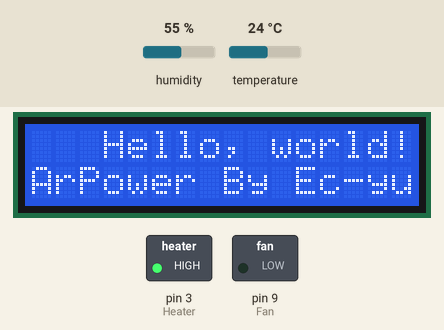
Simulated run of this sketch. Board: Arduino Uno, built with avr-gcc and run on an emulated ATmega328P. Parts: 16×2 character LCD, switched loads named in the sketch (green lamp = pin HIGH). Dashed ring = blinking. Inputs (shaded band) come from the test bench; at power-on: humidity 55 %, temperature 24 °C. The local clock reads 2024-03-15 10:24:30 at power-on unless the sketch sets it; storage starts empty; what the sketch prints to the serial monitor is not drawn.

Above: at 1.4 s.
1.5 s: humidity set to 58 %
4.7 s: humidity set to 61 %
At 8.3 s:
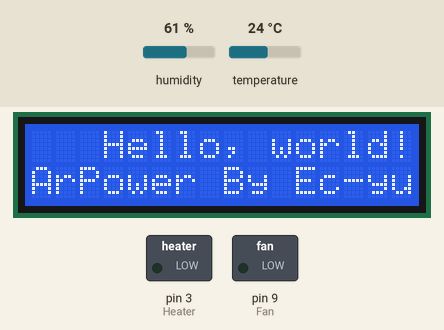
11.0 s: temperature set to 36.5 °C
13.9 s: temperature set to 37.5 °C
At 14.11 s:
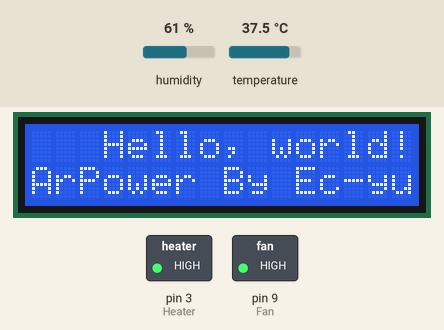
20.2 s: humidity set to 22 %
At 20.59 s:
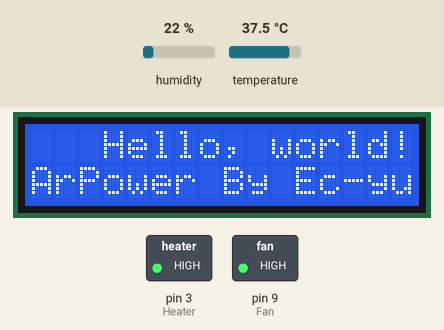
23.1 s: temperature set to 12 °C
At 24.9 s:
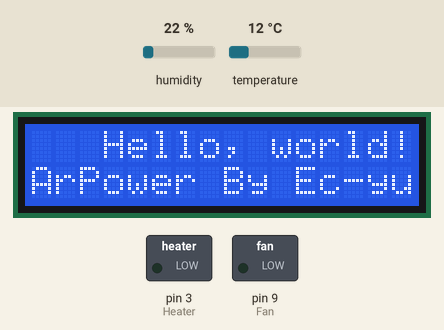
Timing chart, 0 to 26.4 s (numbered marks = the images above; inputs shaded):
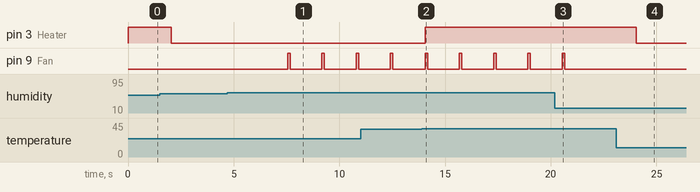

Measured:
- the behaviour switches between 59 and 60 % on humidity (found by bisection; images 0 and 1)
- the behaviour switches between 37 and 37.1 °C on temperature (found by bisection; images 1 and 2)
- after the input at 4.7 s, pin 9 (Fan): alternates HIGH for 0.12 s and LOW for 1.5 s, starting after 2.9 s
- after the input at 13.9 s, pin 3 (Heater): LOW → HIGH after 0.15 s
- after the input at 20.2 s, pin 9 (Fan): goes on until 20.7 s, then stays LOW
- after the input at 23.1 s, pin 3 (Heater): HIGH → LOW after 0.96 s

The sketch:

myExprimentForTempAndHumidity.ino
```cpp
#include <Wire.h>
#include <AHTxx.h>
#include <SPI.h>
#include <SdFat.h>
#include <LiquidCrystal_I2C.h>
#include "RTClib.h"


RTC_DS1307 rtc;
char daysOfTheWeek[7][12] = {"Sunday", "Monday", "Tuesday", "Wednesday", "Thursday", "Friday", "Saturday"};

LiquidCrystal_I2C lcd(0x27,16,2);  // set the LCD address to 0x27 for a 16 chars and 2 line display

//TODO : after millis end, error because variables not updated (probably, think)
void FanTurnOn();//SD Card not insert cause to always Fan run (2 second) and run tempDuration middle of two mode previousTimeFanSpeed and previousTimeFanAction
void initializeSDCard();
void dateTime(uint16_t* date, uint16_t* time);

//pins 11,12,13,4 for SPI
//pins A4,A5 for I2C
//pins not used 2,5,6,7,10

//Buzzer
#define Buzzer 8
//Heater
#define Heater 3
//Fan
#define Fan 9
bool FanTurnOnStatus = false;
bool turnOn = true;
//DataLogger
SdFat SD;
#define chipSelectSD 2
bool createNewFile = true;
int dataLogNumberFile = 1;
String dataLogTargetDirectory = "dataLog/";
String dataLogFileName = "log";
String dataLogFileFormat = ".csv";
String fileName = "";

//test
int durationUpdate = 2000;
unsigned long previousMillis = 0;
unsigned long currentMillis = 0;

//Turn OFF_ON Rapidly Fan
int durationFanSpeedUpdate = 100;
int durationFanActionUpdate = 1500;
unsigned long previousTimeFanSpeed = 0;
unsigned long previousTimeFanAction = 0;
bool firstRunFanSpeed = true;
bool firstRunFanAction = true;

//for Sensor
float temperature;
float humidity;
float baseLineTemp = 37;
float baseLineHumidity = 60;
AHTxx aht10(AHTXX_ADDRESS_X38, AHT1x_SENSOR); //sensor address, sensor type

unsigned int year = 2023;
byte month = 04;
byte day = 28;
byte hour = 16;
byte minute = 30;
byte second = 0;

void setup()
{
  Serial.begin(9600);
  pinMode(Heater, OUTPUT);
  pinMode(Fan, OUTPUT);

  digitalWrite(Heater,HIGH);

  // Pins D9 and D10 - 15.6 kHz 10bit
  TCCR1A = 0b00000011; // 10bit
  TCCR1B = 0b00001001; // x1 fast pwm

  while (aht10.begin() != true)
  {
    Serial.println(F("AHT1x not connected or fail to load calibration coefficient"));
    delay(2000);
  }

  SdFile::dateTimeCallback(dateTime);
  initializeSDCard();

  lcd.init();                      // initialize the lcd
  lcd.init();
  // Print a message to the LCD.
  lcd.backlight();
  lcd.setCursor(3,0);
  lcd.print("Hello, world!");
  lcd.setCursor(2,1);
  lcd.print("Ywrobot Arduino!");
   lcd.setCursor(0,2);
  lcd.print("Arduino LCM IIC 2004");
   lcd.setCursor(2,3);
  lcd.print("Power By Ec-yuan!");

    if (! rtc.begin()) {
    Serial.println("Couldn't find RTC");
    Serial.flush();
    while (1) delay(10);
  }

  if (! rtc.isrunning()) {
    Serial.println("RTC is NOT running, let's set the time!");
    // When time needs to be set on a new device, or after a power loss, the
    // following line sets the RTC to the date & time this sketch was compiled
    rtc.adjust(DateTime(F(__DATE__), F(__TIME__)));
    // This line sets the RTC with an explicit date & time, for example to set
    // January 21, 2014 at 3am you would call:
    // rtc.adjust(DateTime(2014, 1, 21, 3, 0, 0));
  }
}
void loop()
{
  currentMillis = millis();

  if (FanTurnOnStatus)
    FanTurnOn();

  if (currentMillis - previousMillis >= durationUpdate)
  {
    previousMillis = currentMillis;

    temperature = aht10.readTemperature(); //read 6-bytes via I2C, takes 80 milliseconds
    //humidity = aht10.readHumidity(); //read another 6-bytes via I2C, takes 80 milliseconds
    humidity = aht10.readHumidity(AHTXX_USE_READ_DATA); //takes 0 milliseconds
    //humidity = 60;
    if (temperature != AHTXX_ERROR) //AHTXX_ERROR = 255, library returns 255 if error occurs
    {
      //if(Serial.available())
      //{
      Serial.print("\t");
      Serial.print(String(temperature));
      Serial.print(" ");
      Serial.println(String(humidity));
      //}
    DateTime now = rtc.now();

    Serial.print(now.year(), DEC);
    Serial.print('/');
    Serial.print(now.month(), DEC);
    Serial.print('/');
    Serial.print(now.day(), DEC);
    Serial.print(now.hour(), DEC);
    Serial.print(':');
    Serial.print(now.minute(), DEC);
    Serial.print(':');
    Serial.print(now.second(), DEC);
    Serial.println();

    Serial.println();
      File dataFile = SD.open(fileName, FILE_WRITE);
      if (dataFile)
      {
        dataFile.println(String(temperature) + "," + String(humidity));
        dataFile.close();
      }
      else
      {
        //Serial.println("error opening " + fileName);
        initializeSDCard();
      }
      if (temperature > baseLineTemp)
        digitalWrite(Heater, HIGH);
      else
        digitalWrite(Heater, LOW);

      if (humidity > baseLineHumidity - 1)
      {
        FanTurnOnStatus = true;
      }
      else
      {
        analogWrite(Fan, 0);
        FanTurnOnStatus = false;
        turnOn = true;
      }
    }
  }
}


void dateTime(uint16_t* date, uint16_t* time)
{
  *date = FAT_DATE(year, month, day);
  *time = FAT_TIME(hour, minute, second);
}
void initializeSDCard()
{
  if (SD.begin(chipSelectSD))
  {
    SD.mkdir(dataLogTargetDirectory);
    while (true)
    {
      if (dataLogNumberFile != 1)
        dataLogFileName = "log" + String(dataLogNumberFile);

      if (!SD.exists(dataLogTargetDirectory + dataLogFileName + dataLogFileFormat))
      {
        if (!createNewFile)
        {
          if (dataLogNumberFile != 1)
          {
            if (dataLogNumberFile == 2)
              dataLogFileName = "log";
            else
              dataLogFileName = "log" + String(dataLogNumberFile - 1);
          }
        }

        fileName = dataLogTargetDirectory + dataLogFileName + dataLogFileFormat;
        break;
      }
      dataLogNumberFile++;
    }

    if (createNewFile)
    {
      File dataFile = SD.open(fileName, FILE_WRITE);
      if (dataFile)
      {
        dataFile.println("Temprature,Humidity");
        dataFile.close();
        createNewFile = false;
      }
    }
  }
  //else
  //Serial.println("Card failed, or not present");
}

void FanTurnOn()//SD Card not insert cause to always Fan run (2 second) and run tempDuration middle of two mode previousTimeFanSpeed and previousTimeFanAction
{
  if (humidity > baseLineHumidity + 10)
  {
    durationFanSpeedUpdate = 320;
  }
  else if (humidity > baseLineHumidity + 5)
  {
    durationFanSpeedUpdate = 280;
  }
  else if (humidity > baseLineHumidity + 2)
  {
//      durationFanSpeedUpdate = 220;
    durationFanSpeedUpdate = 250;
  }
  else if (humidity > baseLineHumidity + 1)
  {
//      durationFanSpeedUpdate = 170;
    durationFanSpeedUpdate = 220;
  }
  else if (humidity > baseLineHumidity + 0.5)
  {
    durationFanSpeedUpdate = 120;
  }
  else if (humidity > baseLineHumidity - 1)
  {
    durationFanSpeedUpdate = 100;
  }

  if (turnOn)
  {
    if(firstRunFanSpeed)
    {
       analogWrite(Fan, 1023);
       firstRunFanSpeed = false;
       //Serial.println(durationFanSpeedUpdate);
    }
    else if (currentMillis - previousTimeFanSpeed >= durationFanSpeedUpdate)
    {
      previousTimeFanSpeed = currentMillis;
      turnOn = false;
      firstRunFanSpeed = true;
    }
    previousTimeFanAction = currentMillis;
  }
  else
  {
    if(firstRunFanAction)
    {
       analogWrite(Fan, 0);
       firstRunFanAction = false;
       //Serial.println(currentMillis - previousTimeFanAction);
    }
    else if (currentMillis - previousTimeFanAction >= durationFanActionUpdate)
    {
      turnOn = true;
      firstRunFanAction = true;
    }
    previousTimeFanSpeed = currentMillis;
  }
}
```
